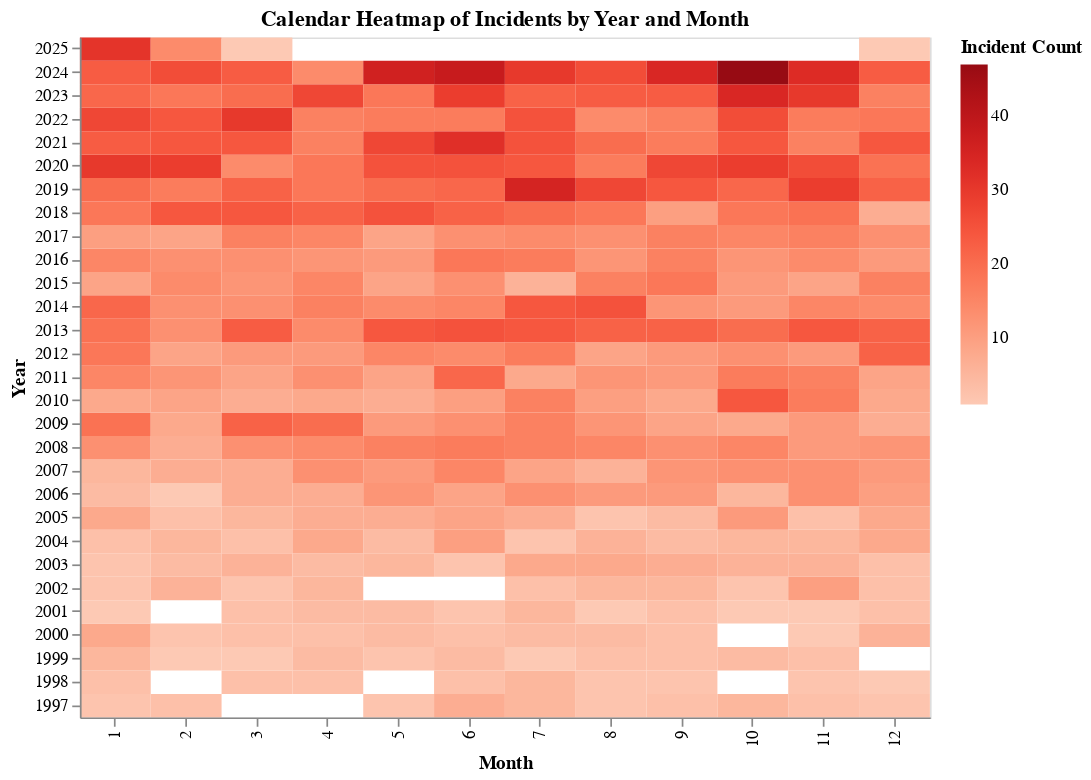

Notebook source saved alongside this figure:
### Code cell
df['Year'] = pd.to_numeric(df['Year'], errors='coerce')
df['Month'] = pd.to_numeric(df['Month'], errors='coerce')

# Group by Year and Month
monthly_counts = df.groupby(['Year', 'Month']).size().reset_index(name='Incident Count')

# Build the heatmap
heatmap = alt.Chart(monthly_counts).mark_rect().encode(
    x=alt.X('Month:O', title='Month', sort=list(range(1, 13))),
    y=alt.Y('Year:O', title='Year', sort='descending'),
    color=alt.Color('Incident Count:Q', scale=alt.Scale(scheme='reds'), title='Incident Count'),
    tooltip=['Year:O', 'Month:O', 'Incident Count:Q']
).properties(
    width=500,
    height=400,
    title='Calendar Heatmap of Incidents by Year and Month'
)

heatmap

### Figure 1 — Vega-Lite specification as saved in the notebook (floating-point values rounded to 4 significant figures; data arrays with more than 128 entries replaced by an {"elided": "..."} marker saying what was removed)
{"config": {"view": {"continuousWidth": 300, "continuousHeight": 300}}, "data": {"name": "data-2f2baad8e095cb991ada41696e240e2d"}, "mark": {"type": "rect"}, "encoding": {"color": {"field": "Incident Count", "scale": {"scheme": "reds"}, "title": "Incident Count", "type": "quantitative"}, "tooltip": [{"field": "Year", "type": "ordinal"}, {"field": "Month", "type": "ordinal"}, {"field": "Incident Count", "type": "quantitative"}], "x": {"field": "Month", "sort": [1, 2, 3, 4, 5, 6, 7, 8, 9, 10, 11, 12], "title": "Month", "type": "ordinal"}, "y": {"field": "Year", "sort": "descending", "title": "Year", "type": "ordinal"}}, "height": 400, "title": "Calendar Heatmap of Incidents by Year and Month", "width": 500, "$schema": "https://vega.github.io/schema/vega-lite/v5.20.1.json", "datasets": {"data-2f2baad8e095cb991ada41696e240e2d": {"elided": "330 records"}}}
